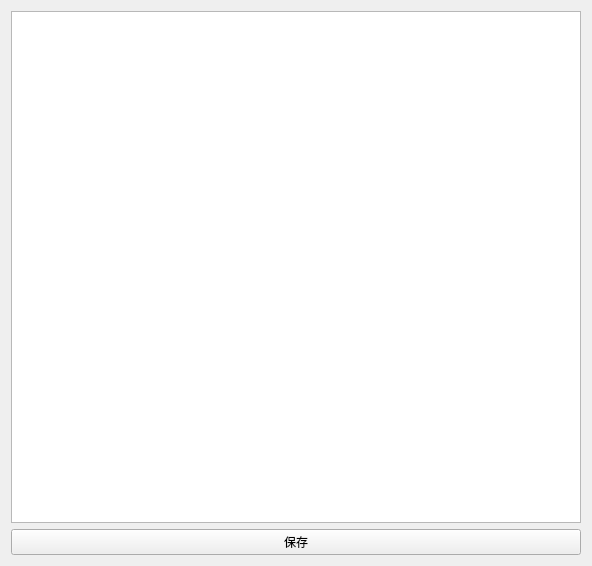
<?xml version="1.0" encoding="UTF-8"?>
<ui version="4.0">
 <class>Form</class>
 <widget class="QWidget" name="Form">
  <property name="geometry">
   <rect>
    <x>0</x>
    <y>0</y>
    <width>592</width>
    <height>566</height>
   </rect>
  </property>
  <property name="windowTitle">
   <string>Form</string>
  </property>
  <layout class="QVBoxLayout" name="verticalLayout">
   <item>
    <widget class="QTextEdit" name="textEdit"/>
   </item>
   <item>
    <widget class="QPushButton" name="pushButton">
     <property name="text">
      <string>保存</string>
     </property>
    </widget>
   </item>
  </layout>
 </widget>
 <resources/>
 <connections/>
</ui>
